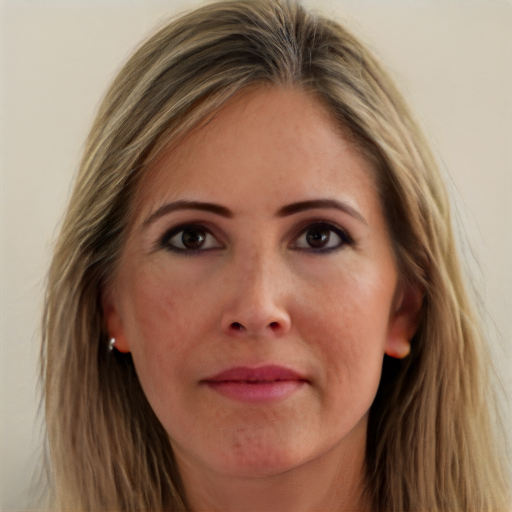
#> input picture data_folder/super_res_input_data/00059.png, 1024 x 1024 px, found by its file name (shown at 1/2 size)
$ python downsize_photos.py
#> lines starting #> are read from the running program, lines starting #| are printed output that depends on the picture
# this added file was created by Alvin Chan, to downsize photos in order to test


# Importing Image class from PIL module
from hashlib import new
from PIL import Image
import math


# Opens a image in RGB mode
input_image_file_name = '00059'
input_image_file = input_image_file_name + ".png"
im = Image.open('test_data/'+ input_image_file)
#> im is the input picture: PIL image 1024x1024 RGB; mean R, G, B 149.1, 117.3, 96.9

# Size of the image in pixels (size of original image)
# (This is not mandatory)
width, height = im.size
#> width = 1024; height = 1024
print('original size is {} x {}:'.format(width, height) )
#| original size is 1024 x 1024:


# [9 lines of commented-out code are left out]

new_width = math.floor(width/32)
#> new_width = 32
new_height = math.floor(height/32)
#> new_height = 32

new_size = (new_width, new_height)
#> new_size = (32, 32)
im1 = im.resize(new_size)
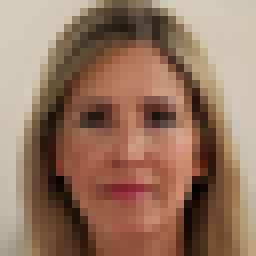
#> im1: PIL image 32x32 RGB (shown 8 times larger); mean R, G, B 149.1, 117.3, 96.9
# Shows the image in image viewer
# im1.show()

# im1.save('data_folder/super_res_input_data/{}_size{}x{}.jpg'.format(input_image_file_name,    new_width, new_height))


def downsize_image_tensor(im, resize_factor ):
    """
    input: a tensor of shape (3, h, w)

    output: a downsized tensor of shape ()


    """

    width, height = im.size
    print('original size is {} x {}:'.format(width, height) )

    new_width = math.floor(width/resize_factor)
    new_height = math.floor(height/resize_factor)
    new_size = (new_width, new_height)
    im_resized = im.resize(new_size)
    return im_resized
